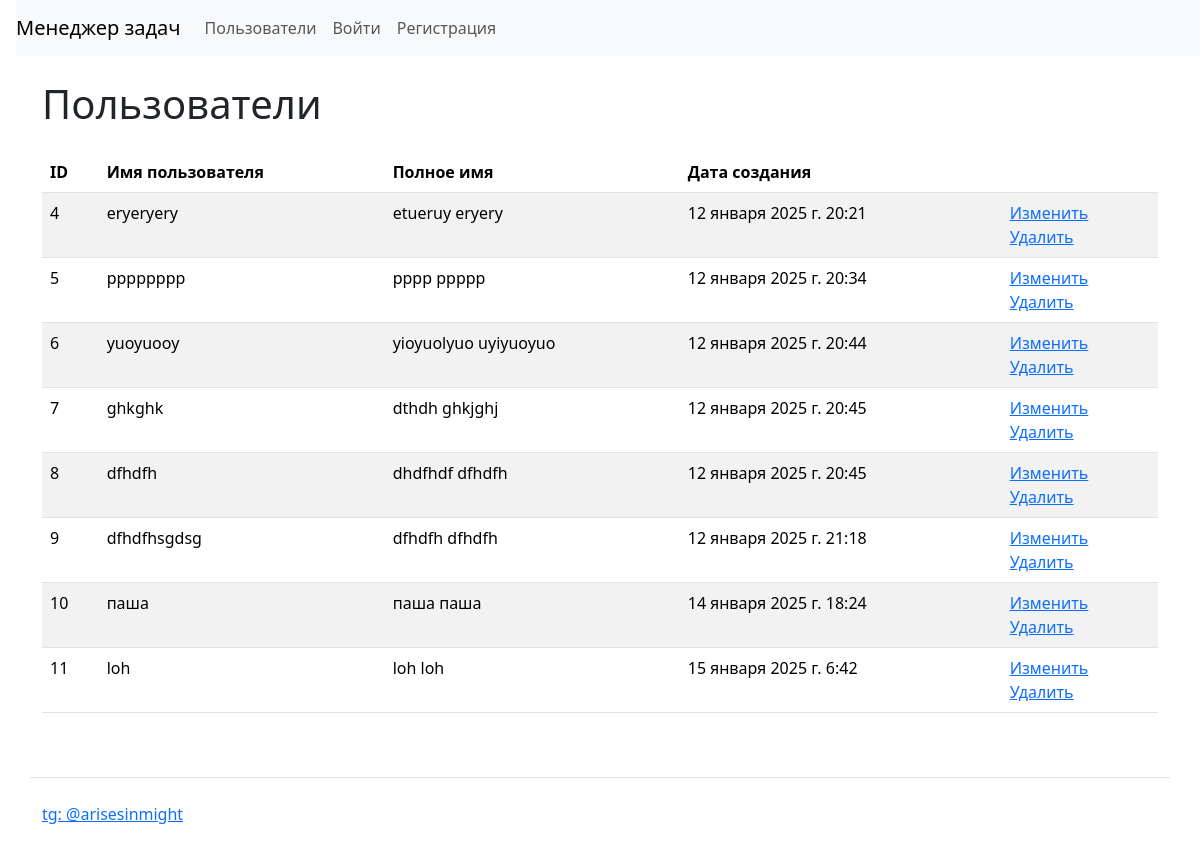
The app's page /users/, older data.
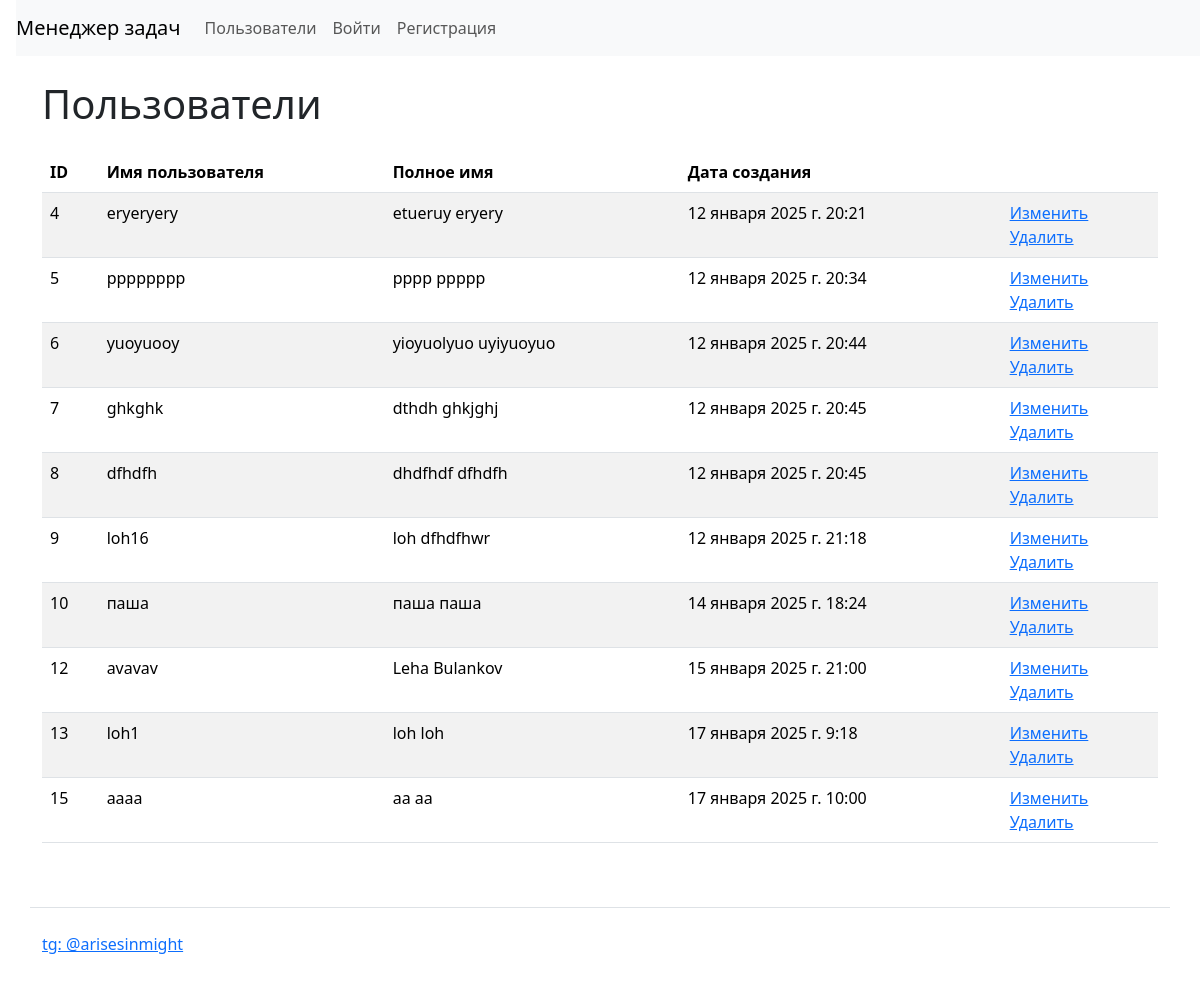
The same page, newer data.
### task_manager/users/models.py (models this page shows)
class User(AbstractUser):
    def get_absolute_url(self):
        return reverse('users_index')
    def __str__(self):
        return self.get_full_name()

### task_manager/users/views.py (the view)
# urls.py: path('',  views.IndexView.as_view(), name='users_index'),
class IndexView(View):
    def get(self, request, *args, **kwargs):
        users = User.objects.filter(is_superuser=False)
        return render(request, 'users/index.html', context={'users': users})

### task_manager/templates/users/index.html (shortened to what this page needs)
{% extends "base.html" %}
{% block content %}
<h1 class="my-4">
Пользователи
</h1>
<table class="table table-striped">
  <thead>
    <tr>
      <th>ID</th>
      <th>Имя пользователя</th>
      <th>Полное имя</th>
      <th>Дата создания</th>
      <th></th>
    </tr>
  </thead>
  <tbody>
    {% for user in users %}
      <tr>
        <td>{{ user.id }}</td>
        <td>{{ user.username }}</td>
        <td>{{ user.first_name }} {{ user.last_name }}</td>
        <td>{{ user.date_joined }}</td>
        <td>
          <a href="{% url 'user_update' pk=user.id %}">Изменить</a>
          <br>
          <a href="{% url 'user_delete' pk=user.id %}">Удалить</a>
        </td>
      </tr>
    {% endfor %}
  </tbody>
</table>
{% endblock %}

### task_manager/templates/base.html (shortened to what this page needs)
<!DOCTYPE html>
{% load i18n %}
<html lang="en">
  <head>
    <link href="https://cdn.jsdelivr.net/npm/bootstrap@5.3.3/dist/css/bootstrap.min.css" rel="stylesheet">
  </head>
  <body class="d-flex flex-column min-vh-100">
    <nav class="navbar navbar-expand-lg navbar-light bg-light ms-3">
      <a class="navbar-brand" href="/">{% trans 'Task manager' %}</a>
      <div class="collapse navbar-collapse" id="navbarToggleExternalContent">
        <ul class="navbar-nav mr-auto">
          <li class="nav-item">
            <a class="nav-link" href="/users/">{% trans 'Folks' %}</a>
          </li>
        </ul>
        <ul class="navbar-nav">
        {% if user.is_authenticated %}
            <li class="nav-item">
              <a class="nav-link" href="/statuses/">{% trans 'Statuses' %}</a>
            </li>
            <li class="nav-item">
              <a class="nav-link" href="/labels/">{% trans 'Labels' %}</a>
            </li>
            <li class="nav-item">
              <a class="nav-link" href="/tasks/">{% trans 'Tasks' %}</a>
            </li>
        {% else %}
            <li class="nav-item">
              <a class="nav-link" href="/login/">{% trans 'Sign in' %}</a>
            </li>
            <li class="nav-item">
              <a class="nav-link" href="/users/create/">{% trans 'Sign up' %}</a>
            </li>
        {% endif %}
        </ul>
      </div>
    </nav>
    <div class="container wrapper flex-grow-1">
        {% block content %}{% endblock %}
    </div>
    <footer>
      <div class="container my-5 pt-4 border-top">
        <a target="_blank" href="https://t.me/arisesinmight">tg: @arisesinmight</a>
      </div>
    </footer>
  </body>
</html>

Row changes from the older to the newer data that the page shows:
removed User: id "11", username "loh", first_name "loh", last_name "loh", date_joined "15 января 2025 г. 6:42"
changed User id 9: username "dfhdfhsgdsg" → "loh16"; first_name "dfhdfh" → "loh"; last_name "dfhdfh" → "dfhdfhwr"
added User: id "12", username "avavav", first_name "Leha", last_name "Bulankov", date_joined "15 января 2025 г. 21:00"
added User: id "13", username "loh1", first_name "loh", last_name "loh", date_joined "17 января 2025 г. 9:18"
added User: id "15", username "aaaa", first_name "aa", last_name "aa", date_joined "17 января 2025 г. 10:00"
